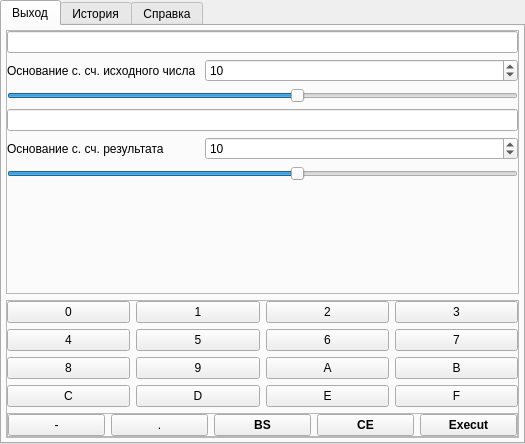
<?xml version="1.0" encoding="UTF-8"?>
<ui version="4.0">
 <class>MainWindow</class>
 <widget class="QMainWindow" name="MainWindow">
  <property name="geometry">
   <rect>
    <x>0</x>
    <y>0</y>
    <width>525</width>
    <height>444</height>
   </rect>
  </property>
  <property name="windowTitle">
   <string>Конвертер</string>
  </property>
  <widget class="QWidget" name="centralWidget">
   <layout class="QHBoxLayout" name="horizontalLayout">
    <property name="spacing">
     <number>7</number>
    </property>
    <property name="leftMargin">
     <number>0</number>
    </property>
    <property name="topMargin">
     <number>0</number>
    </property>
    <property name="rightMargin">
     <number>0</number>
    </property>
    <property name="bottomMargin">
     <number>0</number>
    </property>
    <item>
     <widget class="QTabWidget" name="tabWidget">
      <property name="font">
       <font>
        <pointsize>9</pointsize>
       </font>
      </property>
      <property name="currentIndex">
       <number>0</number>
      </property>
      <widget class="QWidget" name="tab_1">
       <attribute name="title">
        <string>Выход</string>
       </attribute>
       <layout class="QVBoxLayout" name="verticalLayout_3">
        <property name="leftMargin">
         <number>4</number>
        </property>
        <property name="topMargin">
         <number>4</number>
        </property>
        <property name="rightMargin">
         <number>4</number>
        </property>
        <property name="bottomMargin">
         <number>4</number>
        </property>
        <item>
         <widget class="QFrame" name="frame">
          <property name="sizePolicy">
           <sizepolicy hsizetype="Preferred" vsizetype="MinimumExpanding">
            <horstretch>0</horstretch>
            <verstretch>0</verstretch>
           </sizepolicy>
          </property>
          <property name="frameShape">
           <enum>QFrame::StyledPanel</enum>
          </property>
          <property name="frameShadow">
           <enum>QFrame::Raised</enum>
          </property>
          <layout class="QFormLayout" name="formLayout">
           <property name="sizeConstraint">
            <enum>QLayout::SetDefaultConstraint</enum>
           </property>
           <property name="leftMargin">
            <number>0</number>
           </property>
           <property name="topMargin">
            <number>0</number>
           </property>
           <property name="rightMargin">
            <number>0</number>
           </property>
           <property name="bottomMargin">
            <number>0</number>
           </property>
           <item row="1" column="0">
            <widget class="QLabel" name="label">
             <property name="text">
              <string>Основание с. сч. исходного числа </string>
             </property>
            </widget>
           </item>
           <item row="1" column="1">
            <widget class="QSpinBox" name="spinBox">
             <property name="font">
              <font>
               <pointsize>9</pointsize>
              </font>
             </property>
             <property name="minimum">
              <number>2</number>
             </property>
             <property name="maximum">
              <number>16</number>
             </property>
             <property name="value">
              <number>10</number>
             </property>
            </widget>
           </item>
           <item row="3" column="0" colspan="2">
            <widget class="QLineEdit" name="lineEdit">
             <property name="font">
              <font>
               <pointsize>9</pointsize>
              </font>
             </property>
             <property name="alignment">
              <set>Qt::AlignRight|Qt::AlignTrailing|Qt::AlignVCenter</set>
             </property>
             <property name="readOnly">
              <bool>true</bool>
             </property>
            </widget>
           </item>
           <item row="4" column="0">
            <widget class="QLabel" name="label_2">
             <property name="text">
              <string>Основание с. сч. результата</string>
             </property>
            </widget>
           </item>
           <item row="4" column="1">
            <widget class="QSpinBox" name="spinBox_2">
             <property name="font">
              <font>
               <pointsize>9</pointsize>
              </font>
             </property>
             <property name="minimum">
              <number>2</number>
             </property>
             <property name="maximum">
              <number>16</number>
             </property>
             <property name="value">
              <number>10</number>
             </property>
            </widget>
           </item>
           <item row="5" column="0" colspan="2">
            <widget class="QSlider" name="horizontalSlider_2">
             <property name="minimum">
              <number>2</number>
             </property>
             <property name="maximum">
              <number>16</number>
             </property>
             <property name="singleStep">
              <number>1</number>
             </property>
             <property name="value">
              <number>10</number>
             </property>
             <property name="orientation">
              <enum>Qt::Horizontal</enum>
             </property>
            </widget>
           </item>
           <item row="0" column="0" colspan="2">
            <widget class="QLineEdit" name="lineEdit_2">
             <property name="font">
              <font>
               <pointsize>9</pointsize>
              </font>
             </property>
             <property name="alignment">
              <set>Qt::AlignRight|Qt::AlignTrailing|Qt::AlignVCenter</set>
             </property>
             <property name="readOnly">
              <bool>true</bool>
             </property>
            </widget>
           </item>
           <item row="2" column="0" colspan="2">
            <widget class="QSlider" name="horizontalSlider">
             <property name="minimum">
              <number>2</number>
             </property>
             <property name="maximum">
              <number>16</number>
             </property>
             <property name="value">
              <number>10</number>
             </property>
             <property name="orientation">
              <enum>Qt::Horizontal</enum>
             </property>
             <property name="tickInterval">
              <number>0</number>
             </property>
            </widget>
           </item>
          </layout>
         </widget>
        </item>
        <item>
         <widget class="QFrame" name="frame_2">
          <property name="frameShape">
           <enum>QFrame::StyledPanel</enum>
          </property>
          <property name="frameShadow">
           <enum>QFrame::Raised</enum>
          </property>
          <layout class="QGridLayout" name="gridLayout">
           <property name="leftMargin">
            <number>0</number>
           </property>
           <property name="topMargin">
            <number>0</number>
           </property>
           <property name="rightMargin">
            <number>0</number>
           </property>
           <property name="bottomMargin">
            <number>0</number>
           </property>
           <item row="2" column="1">
            <widget class="QPushButton" name="pushButton_9">
             <property name="font">
              <font>
               <pointsize>9</pointsize>
              </font>
             </property>
             <property name="text">
              <string>9</string>
             </property>
            </widget>
           </item>
           <item row="0" column="2">
            <widget class="QPushButton" name="pushButton_2">
             <property name="font">
              <font>
               <pointsize>9</pointsize>
              </font>
             </property>
             <property name="text">
              <string>2</string>
             </property>
            </widget>
           </item>
           <item row="3" column="2">
            <widget class="QPushButton" name="pushButton_E">
             <property name="font">
              <font>
               <pointsize>9</pointsize>
              </font>
             </property>
             <property name="text">
              <string>E</string>
             </property>
            </widget>
           </item>
           <item row="1" column="1">
            <widget class="QPushButton" name="pushButton_5">
             <property name="font">
              <font>
               <pointsize>9</pointsize>
              </font>
             </property>
             <property name="text">
              <string>5</string>
             </property>
            </widget>
           </item>
           <item row="1" column="0">
            <widget class="QPushButton" name="pushButton_4">
             <property name="font">
              <font>
               <pointsize>9</pointsize>
              </font>
             </property>
             <property name="text">
              <string>4</string>
             </property>
            </widget>
           </item>
           <item row="3" column="0">
            <widget class="QPushButton" name="pushButton_C">
             <property name="font">
              <font>
               <pointsize>9</pointsize>
              </font>
             </property>
             <property name="text">
              <string>C</string>
             </property>
            </widget>
           </item>
           <item row="0" column="1">
            <widget class="QPushButton" name="pushButton_1">
             <property name="font">
              <font>
               <pointsize>9</pointsize>
              </font>
             </property>
             <property name="text">
              <string>1</string>
             </property>
            </widget>
           </item>
           <item row="3" column="1">
            <widget class="QPushButton" name="pushButton_D">
             <property name="font">
              <font>
               <pointsize>9</pointsize>
              </font>
             </property>
             <property name="text">
              <string>D</string>
             </property>
            </widget>
           </item>
           <item row="2" column="2">
            <widget class="QPushButton" name="pushButton_A">
             <property name="font">
              <font>
               <pointsize>9</pointsize>
              </font>
             </property>
             <property name="text">
              <string>A</string>
             </property>
            </widget>
           </item>
           <item row="1" column="3">
            <widget class="QPushButton" name="pushButton_7">
             <property name="font">
              <font>
               <pointsize>9</pointsize>
              </font>
             </property>
             <property name="text">
              <string>7</string>
             </property>
            </widget>
           </item>
           <item row="1" column="2">
            <widget class="QPushButton" name="pushButton_6">
             <property name="font">
              <font>
               <pointsize>9</pointsize>
              </font>
             </property>
             <property name="text">
              <string>6</string>
             </property>
            </widget>
           </item>
           <item row="2" column="3">
            <widget class="QPushButton" name="pushButton_B">
             <property name="font">
              <font>
               <pointsize>9</pointsize>
              </font>
             </property>
             <property name="text">
              <string>B</string>
             </property>
            </widget>
           </item>
           <item row="0" column="0">
            <widget class="QPushButton" name="pushButton_0">
             <property name="font">
              <font>
               <pointsize>9</pointsize>
              </font>
             </property>
             <property name="text">
              <string>0</string>
             </property>
            </widget>
           </item>
           <item row="0" column="3">
            <widget class="QPushButton" name="pushButton_3">
             <property name="font">
              <font>
               <pointsize>9</pointsize>
              </font>
             </property>
             <property name="text">
              <string>3</string>
             </property>
            </widget>
           </item>
           <item row="3" column="3">
            <widget class="QPushButton" name="pushButton_F">
             <property name="font">
              <font>
               <pointsize>9</pointsize>
              </font>
             </property>
             <property name="text">
              <string>F</string>
             </property>
            </widget>
           </item>
           <item row="2" column="0">
            <widget class="QPushButton" name="pushButton_8">
             <property name="font">
              <font>
               <pointsize>9</pointsize>
              </font>
             </property>
             <property name="text">
              <string>8</string>
             </property>
            </widget>
           </item>
           <item row="5" column="0" colspan="4">
            <widget class="QFrame" name="frame_3">
             <property name="frameShape">
              <enum>QFrame::StyledPanel</enum>
             </property>
             <property name="frameShadow">
              <enum>QFrame::Raised</enum>
             </property>
             <layout class="QHBoxLayout" name="horizontalLayout_2">
              <property name="leftMargin">
               <number>0</number>
              </property>
              <property name="topMargin">
               <number>0</number>
              </property>
              <property name="rightMargin">
               <number>0</number>
              </property>
              <property name="bottomMargin">
               <number>0</number>
              </property>
              <item>
               <widget class="QPushButton" name="pushButton_minus">
                <property name="font">
                 <font>
                  <pointsize>9</pointsize>
                 </font>
                </property>
                <property name="text">
                 <string>-</string>
                </property>
               </widget>
              </item>
              <item>
               <widget class="QPushButton" name="pushButton_dot">
                <property name="font">
                 <font>
                  <pointsize>9</pointsize>
                 </font>
                </property>
                <property name="text">
                 <string>.</string>
                </property>
               </widget>
              </item>
              <item>
               <widget class="QPushButton" name="pushButton_BS">
                <property name="font">
                 <font>
                  <pointsize>9</pointsize>
                  <weight>75</weight>
                  <bold>true</bold>
                 </font>
                </property>
                <property name="text">
                 <string>BS</string>
                </property>
               </widget>
              </item>
              <item>
               <widget class="QPushButton" name="pushButton_CE">
                <property name="font">
                 <font>
                  <pointsize>9</pointsize>
                  <weight>75</weight>
                  <bold>true</bold>
                 </font>
                </property>
                <property name="text">
                 <string>CE</string>
                </property>
               </widget>
              </item>
              <item>
               <widget class="QPushButton" name="pushButton_Execut">
                <property name="font">
                 <font>
                  <pointsize>9</pointsize>
                  <weight>75</weight>
                  <bold>true</bold>
                 </font>
                </property>
                <property name="text">
                 <string>Execut</string>
                </property>
               </widget>
              </item>
             </layout>
            </widget>
           </item>
          </layout>
         </widget>
        </item>
       </layout>
      </widget>
      <widget class="QWidget" name="tab_2">
       <attribute name="title">
        <string>История</string>
       </attribute>
       <layout class="QVBoxLayout" name="verticalLayout_2">
        <property name="leftMargin">
         <number>4</number>
        </property>
        <property name="topMargin">
         <number>4</number>
        </property>
        <property name="rightMargin">
         <number>4</number>
        </property>
        <property name="bottomMargin">
         <number>4</number>
        </property>
        <item>
         <widget class="QListWidget" name="listWidget">
          <property name="font">
           <font>
            <pointsize>9</pointsize>
           </font>
          </property>
         </widget>
        </item>
       </layout>
      </widget>
      <widget class="QWidget" name="tab_5">
       <attribute name="title">
        <string>Справка</string>
       </attribute>
       <layout class="QVBoxLayout" name="verticalLayout">
        <property name="leftMargin">
         <number>4</number>
        </property>
        <property name="topMargin">
         <number>11</number>
        </property>
        <property name="rightMargin">
         <number>4</number>
        </property>
        <property name="bottomMargin">
         <number>4</number>
        </property>
        <item>
         <widget class="QTextEdit" name="textEdit">
          <property name="font">
           <font>
            <pointsize>9</pointsize>
           </font>
          </property>
          <property name="readOnly">
           <bool>true</bool>
          </property>
         </widget>
        </item>
       </layout>
      </widget>
     </widget>
    </item>
   </layout>
  </widget>
  <widget class="QMenuBar" name="menuBar">
   <property name="geometry">
    <rect>
     <x>0</x>
     <y>0</y>
     <width>525</width>
     <height>26</height>
    </rect>
   </property>
  </widget>
 </widget>
 <layoutdefault spacing="6" margin="11"/>
 <resources/>
 <connections/>
</ui>
